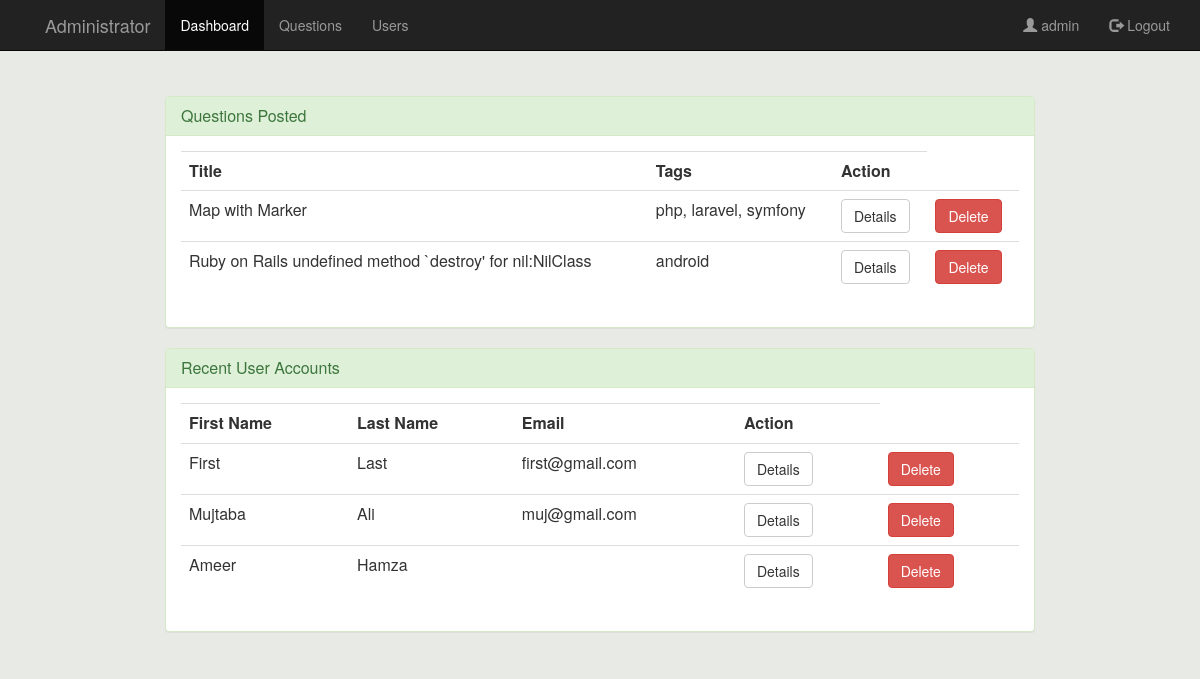
/admin/home.php (signed in), run on the app's committed database.
### tables this page shows
CREATE TABLE `questions` (
  `question_id` int(11) NOT NULL,
  `title` varchar(255) NOT NULL,
  `description` text NOT NULL,
  `tags` varchar(255) NOT NULL,
  `user_id` int(11) NOT NULL,
  `posting_date` datetime NOT NULL DEFAULT current_timestamp()
);

CREATE TABLE `tbluser` (
  `user_Id` int(11) NOT NULL,
  `fname` varchar(255) DEFAULT NULL,
  `lname` varchar(255) DEFAULT NULL,
  `gender` varchar(255) DEFAULT NULL,
  `email` varchar(255) NOT NULL,
  `profile_pic` varchar(255) DEFAULT 'avatar.jpg',
  `password` varchar(255) NOT NULL
);

### admin/home.php (the view, shortened to what this page needs)
<?php
$uname=$_SESSION['uname'];
?>
<html>
<head>
	<link rel="stylesheet" type="text/css" href="../css/global.css">
	<link rel="stylesheet" type="text/css" href="../css/bootstrap.css">
	<link rel="stylesheet" type="text/css" href="../css/bootstrap.min.css">
    <link href="//netdna.bootstrapcdn.com/font-awesome/4.0.3/css/font-awesome.css" rel="stylesheet">
</head>
<body>
    <nav class="navbar navbar-inverse navbar-fixed-top">
        <div class="container">
            <div class="navbar-header page-scroll">
                <a class="navbar-brand page-scroll" href="home.php"></a>
            </div>
            <div class="navbar-header">
                <a class="navbar-brand" href="home.php">Administrator</a>
            </div>
            <div class="collapse navbar-collapse" id="bs-example-navbar-collapse-1">
                <ul class="nav navbar-nav navbar-left">
                    <li class="active"><a href="home.php"> Dashboard</a></li>
                    <li><a href="questions.php"> Questions</a></li>
                    <li><a href="user.php"> Users</a></li>
                </ul>
   <ul class="nav navbar-nav navbar-right">
                    <li><a href="#" ><span class="glyphicon glyphicon-user"></span> <?php echo $uname;?></a></li>
                <li ><a href="logout.php"><span class="glyphicon glyphicon-log-out"></span> Logout</a></li>
                </ul>
            </div>
        </div>
    </nav>
        <div class="container" style="margin:8% auto;width:900px;">
                 <div class="panel panel-success">
                <div class="panel-heading">
                    <h3 class="panel-title">Questions Posted</h3>
                </div>
                 <div class="panel-body">
            <table class="table table-stripped">
                                <th>Title</th>
                                <th>Tags</th>
                                <th>Action</th>
                            <?php
                            include "../functions/db.php";
                            $sql = "SELECT * FROM questions  ORDER BY `question_id` DESC LIMIT 10";
                            $run = $con->query($sql);
                            while($row=$run->fetch_assoc())
                            {
                                $id = $row['question_id'];
                                echo "<tr>";
                                echo "<td>".$row['title']."</td>";
                                echo "<td>".$row['tags']."</td>";
                                 echo "<td>".
                                    "<a href='question_detail.php?question=$id' class='btn btn-default'>Details</a>"
                                    ."</td>";
                                    echo "<td>".
                                    "<a href='delete_question.php?question=$id' class='btn btn-danger'>Delete</a>"
                                    ."</td>";
                                echo "</tr>";
                            }
                            ?>
                            </table>
                     </div>
                </div>
                <div class="panel panel-success">
                <div class="panel-heading">
                    <h3 class="panel-title">Recent User Accounts</h3>
                </div>
                 <div class="panel-body">
            <table class="table table-stripped">
                                <th>First Name</th>
                                <th>Last Name</th>
                                <th>Email</th>
                                <th>Action</th>
                            <?php
                            include "../functions/db.php";
                            $sql = "SELECT * FROM tbluser  ORDER BY `user_Id` DESC LIMIT 10";
                            $run = $con->query($sql);
                            while($row=$run->fetch_assoc())
                            {
                                $id = $row['user_Id'];
                                echo "<tr>";
                                echo "<td>".$row['fname']."</td>";
                                echo "<td>".$row['lname']."</td>";
                                echo "<td>".$row['email']."</td>";
                                 echo "<td>".
                                    "<a href='user_detail.php?user=$id' class='btn btn-default'>Details</a>"
                                    ."</td>";
                                    echo "<td>".
                                    "<a href='delete_user.php?user=$id' class='btn btn-danger'>Delete</a>"
                                    ."</td>";
                                echo "</tr>";
                            }
                            ?>
                            </table>
                     </div>
                </div>
            </div>
	</body>
</html

### css/global.css (style rules this page uses)
body { background-color: #eee; }

### admin/home.php (style rules this page uses)
body { background-color: #e7eae5; }

### data on the page
questions: title "Map with Marker", tags "php, laravel, symfony"
questions: title "Ruby on Rails undefined method `destroy' for nil:NilClass", tags "android"
tbluser: fname "First", lname "Last", email "first@gmail.com"
tbluser: fname "Mujtaba", lname "Ali", email "muj@gmail.com"
tbluser: fname "Ameer", lname "Hamza"

### other printed values
$uname "admin"
